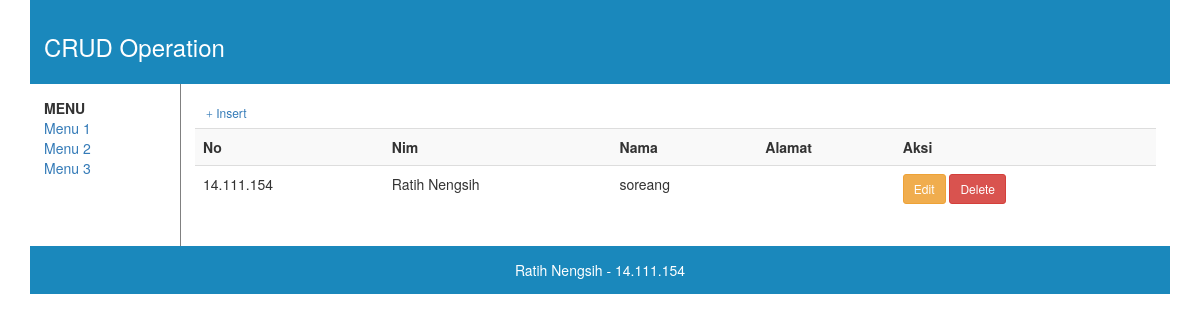
The page / on the database its author committed.
### tables this page shows
CREATE TABLE `biodata` (
  `nim` varchar(10) NOT NULL,
  `nama` varchar(50) NOT NULL,
  `alamat` varchar(50) NOT NULL
);

### index.php (the view, shortened to what this page needs)
<!DOCTYPE HTML>
<html>
<head><title>CRUD</title>
<link href="css/style.css" rel="stylesheet">
<link href="css/bootstrap.min.css" rel="stylesheet">
</head>
<body>
<div class="container">
	<header>
		<h3>CRUD Operation</h3>
	</header>
	<nav>
		<ul>
			<li><b>MENU</b></li>
			<li><a href="#">Menu 1</a></li>
			<li><a href="#">Menu 2</a></li>
			<li><a href="#">Menu 3</a></li>
		</ul>
	</nav>
	<article>
<?php
include("koneksi.php");
$sql = 'SELECT * FROM biodata';
$query = mysqli_query($conn, $sql);
echo '		<table class="table table-striped table-hover">
			<a href="add.php" class="btn btn-link btn-sm"><span class="glyphicon glyphicon-plus"></span> Insert</a>
			<tr>
				<td><b>No</b></td>
				<td><b>Nim</b></td>
				<td><b>Nama</b></td>
				<td><b>Alamat</b></td>
				<td><b>Aksi</b></td>
			</tr>';
while ($row = mysqli_fetch_row($query))
{
	echo '<tr>
			<td>'.$row[0].'</td>
			<td>'.$row[1].'</td>
			<td>'.$row[2].'</td>
			<td>'.$row[3].'</td>
			<td><a href="#" class="btn btn-warning btn-sm">Edit</a>
			 <a href="delete.php?id=<?echo$row[0];?>" class="btn btn-danger btn-sm">Delete</a></td>
		</tr>';
}
echo '
		</table>
	</article>
	<footer>Ratih Nengsih - 14.111.154</footer>
</body>
</html>';

### style.css (style rules this page uses)
header { padding: 1em; color: white; background-color: #1a88bc; clear: left; }
footer { padding: 1em; color: white; background-color: #1a88bc; text-align: center; }
nav { float: left; margin: 0; padding: 1em; }
nav ul { list-style-type: none; padding: 0; }
nav ul a { text-decoration: none; }
article { margin-left: 150px; border-left: 1px solid gray; padding: 1em; overflow: hidden; }

### rows shown on the page
biodata: nim "14.111.154", nama "Ratih Nengsih", alamat "soreang"
